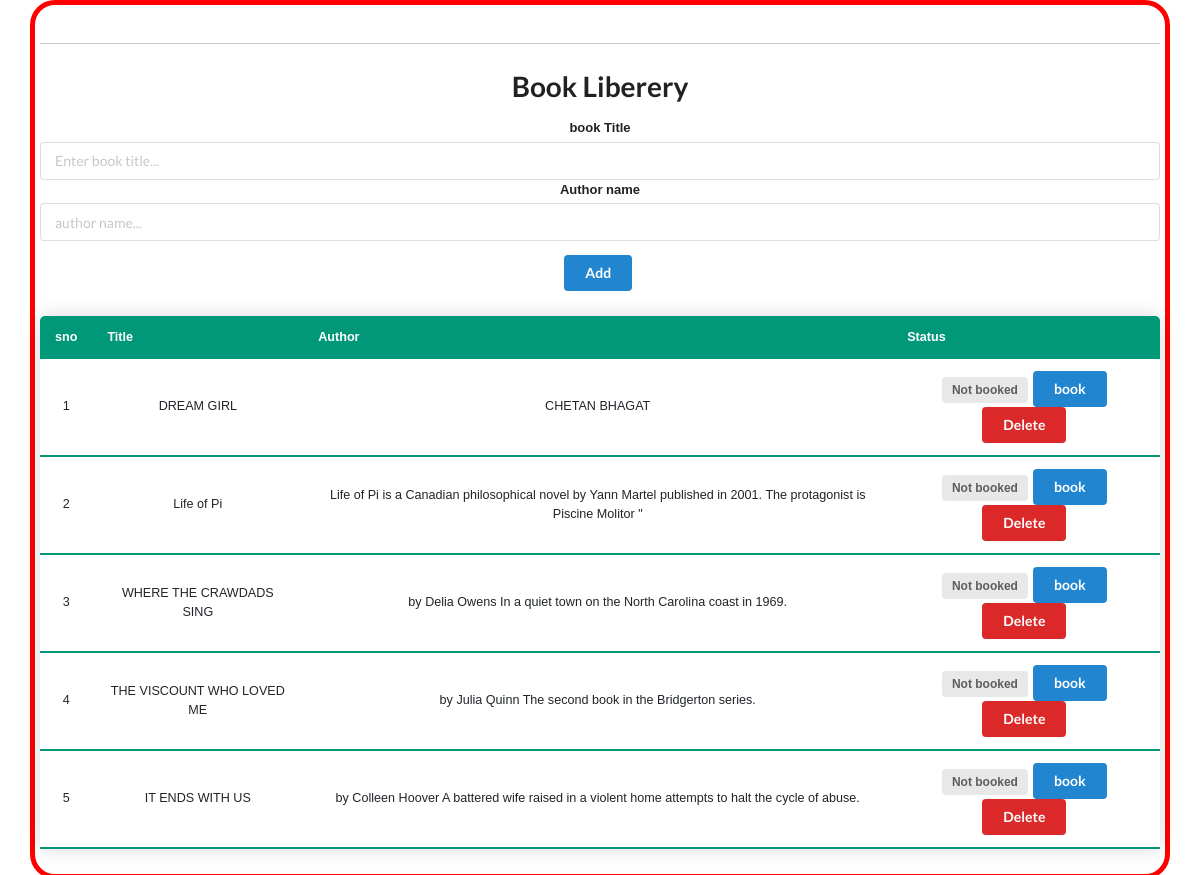
Screenshot of /book with the database file from the repository.
### app.py (models this page shows, shortened)
class Book(db.Model):
    id = db.Column(db.Integer, primary_key=True)
    title = db.Column(db.String(100))
    author = db.Column(db.String(200))
    complete = db.Column(db.Boolean)

### app.py (the view)
@app.route("/book")
def home1():
    book_details = Book.query.all()
    return render_template("data.html", book_details=book_details,book=Book)

### templates/data.html (shortened to what this page needs)
{% extends "base.html" %}
{% block content %}
    <h1 class="ui center aligned header">Book Liberery</h1>
  <form class="ui form" action="/add" method="post">
    <div class="field">
        <label>book Title</label>
        <input type="text" name="title" placeholder="Enter book title..."><br>
        <label>Author name</label>
        <input type="text" name="author" placeholder="author name..."><br>
    </div>
    <button class="ui blue button" type="submit">Add</button>
</form>
  <table id="data"  class="content-table">
    <thead>
      <tr>
        <th>sno</th>
        <th>Title</th>
        <th>Author</th>
        <th>Status</th>
      </tr>
    </thead>
      <tbody>
      <tr>
        {% for book in book_details %}
        <td>{{ book.id }}</td>
        <td>{{ book.title }}</td>
        <td>{{ book.author }}</td>
        <td>
          {% if book.complete == False %}
            <span class="ui gray label">Not booked</span>
            {% else %}
            <span class="ui green label">booked</span>
            {% endif %}
            <a class="ui blue button" href="/update/{{ book.id }}">book</a>
            <a class="ui red button" href="/delete/{{ book.id }}">Delete</a>
        </td>
      </tr>
    </tbody>
    {% endfor %}
  </table>
  {% endblock %}

### static/css/style.css (style rules this page uses)
* { font-family: sans-serif; }
.content-table { border-collapse: collapse; margin: 25px 0; font-size: 0.9em; min-width: 400px; border-radius: 5px 5px 0 0; overflow: hidden; box-shadow: 0 0 20px rgba(0, 0, 0, 0.15); }
.content-table thead tr { background-color: #009879; color: #ffffff; text-align: left; font-weight: bold; }
.content-table th, .content-table td { padding: 12px 15px; }
.content-table tbody tr { border-bottom: 1px solid #dddddd; }
.content-table tbody tr:last-of-type { border-bottom: 2px solid #009879; }
button { align-items:center; }

### rows the page displays
Book: id "1", title "DREAM GIRL", author "CHETAN BHAGAT", complete "Not booked"
Book: id "2", title "Life of Pi", author "Life of Pi is a Canadian philosophical novel by Yann Martel published in 2001. The protagonist is Piscine Molitor \"", complete "Not booked"
Book: id "3", title "WHERE THE CRAWDADS SING", author "by Delia Owens In a quiet town on the North Carolina coast in 1969.", complete "Not booked"
Book: id "4", title "THE VISCOUNT WHO LOVED ME", author "by Julia Quinn The second book in the Bridgerton series.", complete "Not booked"
Book: id "5", title "IT ENDS WITH US", author "by Colleen Hoover A battered wife raised in a violent home attempts to halt the cycle of abuse.", complete "Not booked"
